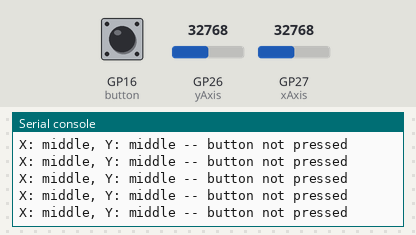
Simulated run of this program. Board: Raspberry Pi Pico running MicroPython. On the bench: the last lines printed to the serial console. The inputs (shaded band) are chosen by the test bench; at power-on: GP26 (yAxis) = 32768, GP27 (xAxis) = 32768, GP16 (button) HIGH (analog values on the 0–65535 scale).

Above: at 1.2 s.
1.3 s: GP26 (yAxis) set to 60655
At 1.31 s:
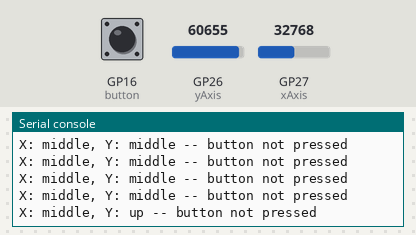
2.8 s: GP27 (xAxis) set to 60655
At 2.82 s:
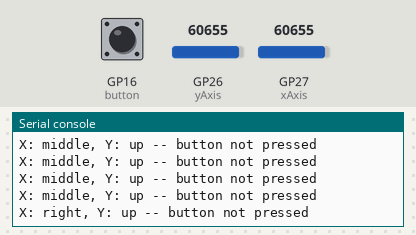
4.3 s: GP16 (button) pulled LOW for 0.15 s
At 4.33 s:
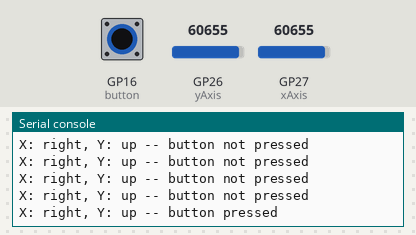
5.9 s: GP26 (yAxis) set to 59345
At 5.94 s:
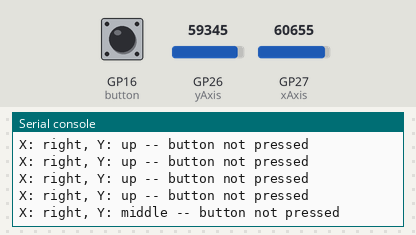
7.4 s: GP16 (button) pulled LOW for 1 s
At 7.45 s:
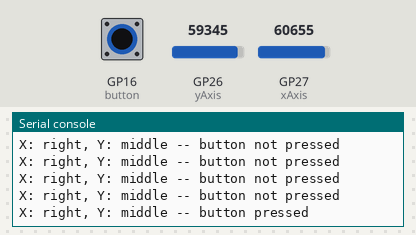
9.9 s: GP27 (xAxis) set to 0
At 9.96 s:
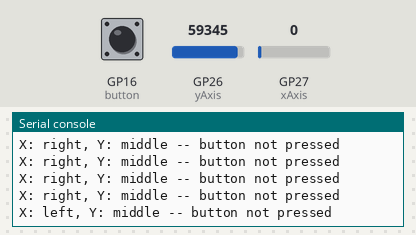

The program:

main.py
```python
#Orona Espinosa Emmanuel Alejandro 19210533


from machine import Pin, ADC
import utime

xAxis = ADC(Pin(27))
yAxis = ADC(Pin(26))
button = Pin(16,Pin.IN, Pin.PULL_UP)

while True:
    xValue = xAxis.read_u16()
    yValue = yAxis.read_u16()
    buttonValue = button.value()
    xStatus = "middle"
    yStatus = "middle"
    buttonStatus = "not pressed"
    if xValue <= 600:
        xStatus = "left"
    elif xValue >= 60000:
        xStatus = "right"
    if yValue <= 600:
        yStatus = "down"
    elif yValue >= 60000:
        yStatus = "up"
    if buttonValue == 0:
        buttonStatus = "pressed"
    print("X: " + xStatus + ", Y: " + yStatus + " -- button " + buttonStatus)
    utime.sleep(0.1)
```

Measured:
- after the input at 1.3 s, the serial console: prints a new line at once (image 1)
- after the input at 2.8 s, the serial console: prints a new line at once (image 2)
- after the input at 4.3 s, the serial console: prints a new line at once (image 3)
- after the input at 5.9 s, the serial console: prints a new line at once (image 4)
- after the input at 7.4 s, the serial console: prints a new line at once (image 5)
- after the input at 9.9 s, the serial console: prints a new line after 0.06 s (image 6)
